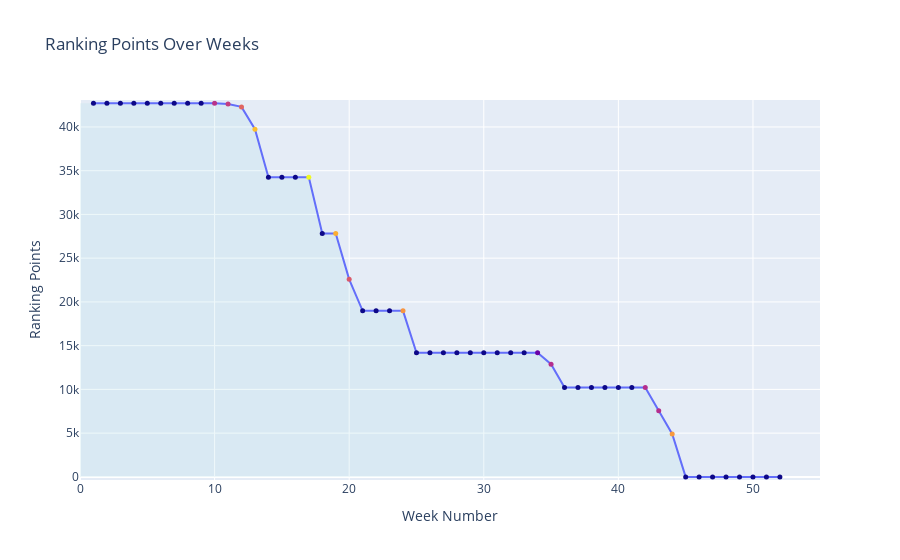

The notebook cell saved with this chart:
### Code cell
import plotly.graph_objects as go


custom_data = np.stack((df_week_ranking['Tournament'],df_week_ranking['Result'],df_week_ranking['Points Earned'],df_week_ranking['Points to defend']), axis=-1)

fig = go.Figure(data=go.Scatter(x=df_week_ranking['Week'],
                            y=df_week_ranking['Total Ranking Points'],
                            customdata=custom_data,
                            name="Ranking",
                            marker_color=df_week_ranking['Points Earned'],
                            marker_colorscale="Plasma",
                            marker_showscale=False,
                            marker_size = 5,
                            fill="tozerox",
                            fillcolor="rgba(171,219,227,0.2)"))

fig.update_layout(title='Ranking Points Over Weeks',
                  xaxis_title="Week Number",
                  yaxis_title="Ranking Points",
                  hovermode=None
                  )

fig.update_traces(mode="markers+lines",
                  hovertemplate = '<b>Week %{x}:</b>'+
                  '<br><b>Total Ranking Points</b>: %{y}'+
                  '<br>Tournament: %{customdata[0]}'+
                  '<br>Result: %{customdata[1]}'+
                  '<br>Points Earned: %{customdata[2]}'+
                  '<br>Points to Defend: %{customdata[3]}')
fig.show()

### Figure 1 — Plotly figure (JSON) as saved in the notebook; plotly's stock layout.template omitted (floating-point values rounded to 4 significant figures; data arrays with more than 128 entries replaced by an {"elided": "..."} marker saying what was removed)
{"data": [{"customdata": {"elided": "52x4 mixed values"}, "fill": "tozerox", "fillcolor": "rgba(171,219,227,0.2)", "hovertemplate": "<b>Week %{x}:</b><br><b>Total Ranking Points</b>: %{y}<br>Tournament: %{customdata[0]}<br>Result: %{customdata[1]}<br>Points Earned: %{customdata[2]}<br>Points to Defend: %{customdata[3]}", "marker": {"color": [0, 0, 0, 0, 0, 0, 0, 0, 0, 2750, 3000, 3850, 5500, 0, 0, 0, 6420, 0, 5243, 3600, 0, 0, 0, 4800, 0, 0, 0, 0, 0, 0, 0, 0, 0, 1300, 2660, 0, 0, 0, 0, 0, 0, 2660, 2660, 4900, 0, 0, 0, 0, 0, 0, 0, 0], "colorscale": [[0, "#0d0887"], [0.1111, "#46039f"], [0.2222, "#7201a8"], [0.3333, "#9c179e"], [0.4444, "#bd3786"], [0.5556, "#d8576b"], [0.6667, "#ed7953"], [0.7778, "#fb9f3a"], [0.8889, "#fdca26"], [1, "#f0f921"]], "showscale": false, "size": 5}, "mode": "markers+lines", "name": "Ranking", "type": "scatter", "x": [1, 2, 3, 4, 5, 6, 7, 8, 9, 10, 11, 12, 13, 14, 15, 16, 17, 18, 19, 20, 21, 22, 23, 24, 25, 26, 27, 28, 29, 30, 31, 32, 33, 34, 35, 36, 37, 38, 39, 40, 41, 42, 43, 44, 45, 46, 47, 48, 49, 50, 51, 52], "y": [42723, 42723, 42723, 42723, 42723, 42723, 42723, 42723, 42723, 42723, 42633, 42293, 39743, 34243, 34243, 34243, 34243, 27823, 27823, 22580, 18980, 18980, 18980, 18980, 14180, 14180, 14180, 14180, 14180, 14180, 14180, 14180, 14180, 14180, 12880, 10220, 10220, 10220, 10220, 10220, 10220, 10220, 7560, 4900, 0, 0, 0, 0, 0, 0, 0, 0]}], "layout": {"title": {"text": "Ranking Points Over Weeks"}, "xaxis": {"title": {"text": "Week Number"}}, "yaxis": {"title": {"text": "Ranking Points"}}}}
